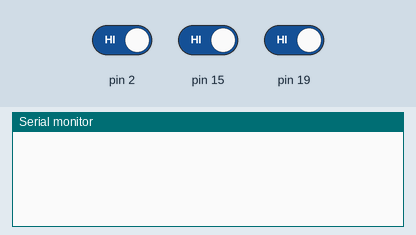
The sketch below on a simulated Arduino Uno, built with avr-gcc and run on an emulated ATmega328P. Parts: the last lines printed to the serial monitor. The inputs (shaded band) are chosen by the test bench; at power-on: pin 2 HIGH, pin 15 HIGH, pin 19 HIGH.

Above: at 1.2 s.
1.3 s: pin 2 driven LOW
At 1.8 s:
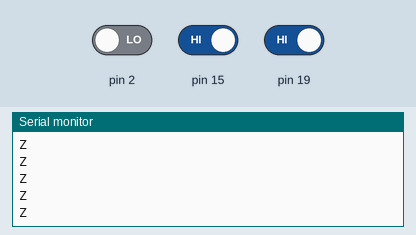
3.2 s: pin 15 driven LOW
At 4.2 s:
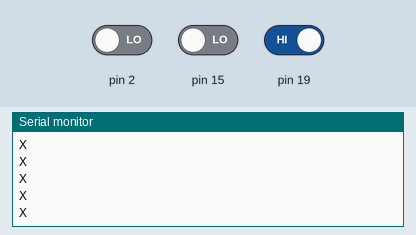
5.1 s: pin 19 driven LOW
At 6.0 s:
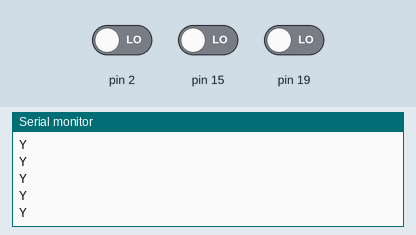

The sketch:

end_stops.ino
```cpp
void setup()
{
  pinMode(19, INPUT);
  pinMode(15, INPUT);
  pinMode(2,  INPUT);
  Serial.begin(9600);
}

void loop()
{
  /*
  Serial.print(digitalRead(19)); //y
  Serial.print("  ");
  Serial.print(digitalRead(15)); //x
  Serial.print("  ");
  Serial.print(digitalRead(2)); //z
  Serial.println("");
  //delay(1500);
  */
  int y, x, z = 0;
  y = digitalRead(19);
  x = digitalRead(15);
  z = digitalRead(2);
  if(!y)
  {
    Serial.println("Y");
  }
  else if(!x)
  {
    Serial.println("X");
  }
  else if(!z)
  {
    Serial.println("Z");
  }

}
```

Measured:
- after the input at 1.3 s, the serial monitor: prints a new line at once (image 1)
- after the input at 3.2 s, the serial monitor: prints a new line after 0.07 s (image 2)
- after the input at 5.1 s, the serial monitor: prints a new line after 0.07 s (image 3)
